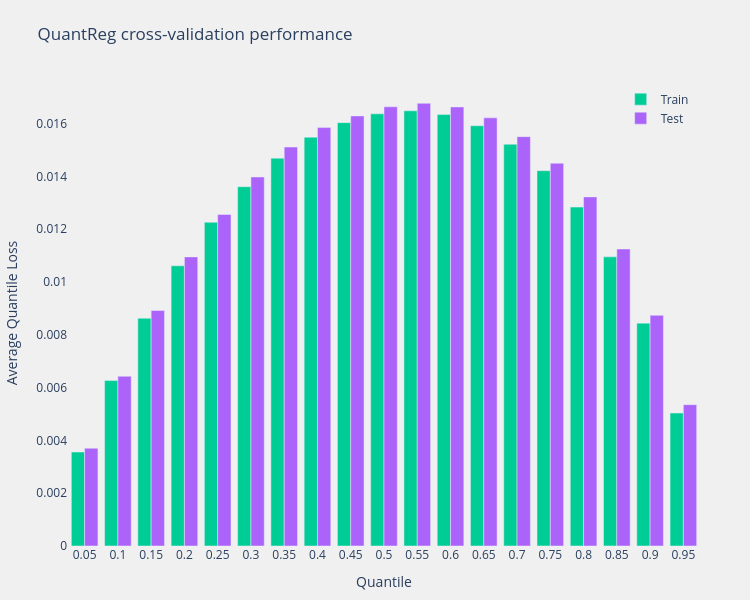

The code cell stored with this chart in its notebook:
### Code cell
# Plot the results
perf_results_viz = model_performance_results(
    results=quantreg_results,
    model_name="QuantReg",
    method_name="Cross-validation quantile loss average",
)
fig = perf_results_viz.plot(
    title="QuantReg cross-validation performance",
)
fig.show()

### Figure 1 — Plotly figure (JSON) as saved in the notebook; plotly's stock layout.template omitted (floating-point values rounded to 4 significant figures)
{"data": [{"marker": {"color": "#00CC96"}, "name": "Train", "type": "bar", "x": ["0.05", "0.1", "0.15", "0.2", "0.25", "0.3", "0.35", "0.4", "0.45", "0.5", "0.55", "0.6", "0.65", "0.7", "0.75", "0.8", "0.85", "0.9", "0.95"], "y": [0.003559, 0.006266, 0.008625, 0.01061, 0.01226, 0.01361, 0.01469, 0.01548, 0.01604, 0.01637, 0.01648, 0.01634, 0.01592, 0.01522, 0.01422, 0.01284, 0.01095, 0.008441, 0.005035]}, {"marker": {"color": "#AB63FA"}, "name": "Test", "type": "bar", "x": ["0.05", "0.1", "0.15", "0.2", "0.25", "0.3", "0.35", "0.4", "0.45", "0.5", "0.55", "0.6", "0.65", "0.7", "0.75", "0.8", "0.85", "0.9", "0.95"], "y": [0.003702, 0.006428, 0.00892, 0.01095, 0.01256, 0.01398, 0.01511, 0.01585, 0.01629, 0.01663, 0.01677, 0.01663, 0.01622, 0.0155, 0.0145, 0.01322, 0.01125, 0.008736, 0.005352]}], "layout": {"barmode": "group", "height": 600, "legend": {"x": 0.99, "xanchor": "right", "y": 0.99, "yanchor": "top"}, "margin": {"b": 50, "l": 50, "r": 50, "t": 80}, "paper_bgcolor": "#F0F0F0", "plot_bgcolor": "#F0F0F0", "title": {"text": "QuantReg cross-validation performance"}, "width": 750, "xaxis": {"showgrid": false, "title": {"text": "Quantile"}, "zeroline": false}, "yaxis": {"showgrid": false, "title": {"text": "Average Quantile Loss"}, "zeroline": false}}}
